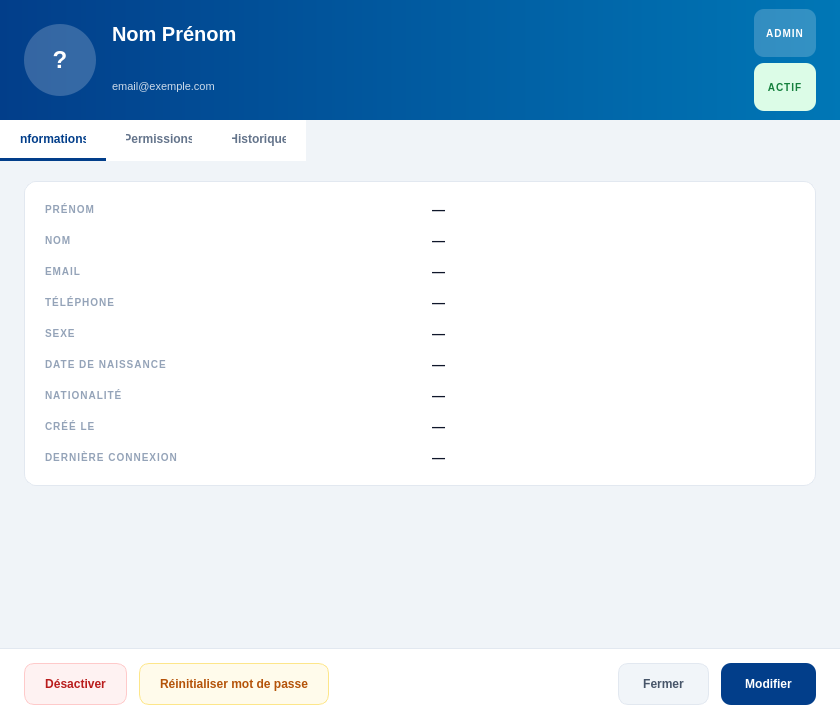
<?xml version="1.0" encoding="UTF-8"?>
<ui version="4.0">
 <class>Dialog</class>
 <widget class="QDialog" name="Dialog">
  <property name="geometry">
   <rect>
    <x>0</x>
    <y>0</y>
    <width>840</width>
    <height>720</height>
   </rect>
  </property>
  <property name="windowTitle">
   <string>Fiche utilisateur — Nova Pharma</string>
  </property>
  <property name="styleSheet">
   <string notr="true">QDialog#Dialog { background: #f0f4f8; }
QDialog#Dialog QLabel { background: transparent; }</string>
  </property>
  <layout class="QVBoxLayout" name="mainLayout">
   <property name="spacing">
    <number>0</number>
   </property>
   <property name="leftMargin">
    <number>0</number>
   </property>
   <property name="topMargin">
    <number>0</number>
   </property>
   <property name="rightMargin">
    <number>0</number>
   </property>
   <property name="bottomMargin">
    <number>0</number>
   </property>
   <item>
    <widget class="QFrame" name="header">
     <property name="minimumSize">
      <size>
       <width>0</width>
       <height>120</height>
      </size>
     </property>
     <property name="maximumSize">
      <size>
       <width>16777215</width>
       <height>120</height>
      </size>
     </property>
     <property name="styleSheet">
      <string notr="true">QFrame#header { background: qlineargradient(x1:0, y1:0, x2:1, y2:0, stop:0 #023E8A, stop:1 #0077B6); border: none; }
QFrame#header QLabel { background: transparent; color: #ffffff; }</string>
     </property>
     <layout class="QHBoxLayout" name="headerLayout">
      <property name="spacing">
       <number>16</number>
      </property>
      <property name="leftMargin">
       <number>24</number>
      </property>
      <property name="rightMargin">
       <number>24</number>
      </property>
      <item>
       <widget class="QLabel" name="lbl_avatar">
        <property name="minimumSize">
         <size>
          <width>72</width>
          <height>72</height>
         </size>
        </property>
        <property name="maximumSize">
         <size>
          <width>72</width>
          <height>72</height>
         </size>
        </property>
        <property name="styleSheet">
         <string notr="true">background: rgba(255,255,255,0.2); color: #ffffff; border-radius: 36px; font-size: 24px; font-weight: 800;</string>
        </property>
        <property name="text">
         <string>?</string>
        </property>
        <property name="alignment">
         <set>Qt::AlignmentFlag::AlignCenter</set>
        </property>
       </widget>
      </item>
      <item>
       <layout class="QVBoxLayout" name="headerInfoBox">
        <property name="spacing">
         <number>4</number>
        </property>
        <item>
         <widget class="QLabel" name="lbl_name">
          <property name="styleSheet">
           <string notr="true">font-size: 20px; font-weight: 800; color: #ffffff; background: transparent;</string>
          </property>
          <property name="text">
           <string>Nom Prénom</string>
          </property>
         </widget>
        </item>
        <item>
         <widget class="QLabel" name="lbl_email">
          <property name="styleSheet">
           <string notr="true">font-size: 11px; color: rgba(255,255,255,0.8); background: transparent;</string>
          </property>
          <property name="text">
           <string>email@exemple.com</string>
          </property>
         </widget>
        </item>
       </layout>
      </item>
      <item>
       <spacer name="headerSpacer">
        <property name="orientation">
         <enum>Qt::Orientation::Horizontal</enum>
        </property>
        <property name="sizeHint" stdset="0">
         <size>
          <width>40</width>
          <height>20</height>
         </size>
        </property>
       </spacer>
      </item>
      <item>
       <layout class="QVBoxLayout" name="headerBadgesBox">
        <property name="spacing">
         <number>6</number>
        </property>
        <item>
         <widget class="QLabel" name="lbl_role_badge">
          <property name="styleSheet">
           <string notr="true">background: rgba(255,255,255,0.2); color: #ffffff; padding: 4px 12px; border-radius: 10px; font-size: 10px; font-weight: 800; letter-spacing: 1px;</string>
          </property>
          <property name="text">
           <string>ADMIN</string>
          </property>
          <property name="alignment">
           <set>Qt::AlignmentFlag::AlignCenter</set>
          </property>
         </widget>
        </item>
        <item>
         <widget class="QLabel" name="lbl_status_badge">
          <property name="styleSheet">
           <string notr="true">background: #dcfce7; color: #15803d; padding: 4px 12px; border-radius: 10px; font-size: 10px; font-weight: 800; letter-spacing: 1px;</string>
          </property>
          <property name="text">
           <string>ACTIF</string>
          </property>
          <property name="alignment">
           <set>Qt::AlignmentFlag::AlignCenter</set>
          </property>
         </widget>
        </item>
       </layout>
      </item>
     </layout>
    </widget>
   </item>
   <item>
    <widget class="QTabWidget" name="tabs">
     <property name="styleSheet">
      <string notr="true">QTabWidget::pane { background: #f0f4f8; border: none; }
QTabBar { background: #ffffff; }
QTabBar::tab { background: #ffffff; color: #64748b; padding: 12px 20px; font-size: 12px; font-weight: 700; border: none; border-bottom: 3px solid transparent; }
QTabBar::tab:selected { color: #023E8A; border-bottom: 3px solid #023E8A; }
QTabBar::tab:hover:!selected { color: #0077B6; }</string>
     </property>
     <property name="currentIndex">
      <number>0</number>
     </property>
     <widget class="QWidget" name="tab_infos">
      <property name="styleSheet">
       <string notr="true">QWidget#tab_infos { background: #f0f4f8; }</string>
      </property>
      <attribute name="title">
       <string>Informations</string>
      </attribute>
      <layout class="QVBoxLayout" name="tabInfosLayout">
       <property name="spacing">
        <number>12</number>
       </property>
       <property name="leftMargin">
        <number>24</number>
       </property>
       <property name="topMargin">
        <number>20</number>
       </property>
       <property name="rightMargin">
        <number>24</number>
       </property>
       <property name="bottomMargin">
        <number>20</number>
       </property>
       <item>
        <widget class="QFrame" name="info_card">
         <property name="styleSheet">
          <string notr="true">QFrame#info_card { background: #ffffff; border: 1px solid #e2e8f0; border-radius: 12px; }
QFrame#info_card QLabel { background: transparent; }</string>
         </property>
         <layout class="QGridLayout" name="infoGrid">
          <property name="leftMargin">
           <number>20</number>
          </property>
          <property name="topMargin">
           <number>20</number>
          </property>
          <property name="rightMargin">
           <number>20</number>
          </property>
          <property name="bottomMargin">
           <number>20</number>
          </property>
          <property name="horizontalSpacing">
           <number>24</number>
          </property>
          <property name="verticalSpacing">
           <number>16</number>
          </property>
          <item row="0" column="0">
           <widget class="QLabel" name="lbl_k_prenom">
            <property name="styleSheet">
             <string notr="true">color: #94a3b8; font-size: 10px; font-weight: 800; letter-spacing: 1px;</string>
            </property>
            <property name="text">
             <string>PRÉNOM</string>
            </property>
           </widget>
          </item>
          <item row="0" column="1">
           <widget class="QLabel" name="val_prenom">
            <property name="styleSheet">
             <string notr="true">color: #0f172a; font-size: 13px; font-weight: 600;</string>
            </property>
            <property name="text">
             <string>—</string>
            </property>
           </widget>
          </item>
          <item row="1" column="0">
           <widget class="QLabel" name="lbl_k_nom">
            <property name="styleSheet">
             <string notr="true">color: #94a3b8; font-size: 10px; font-weight: 800; letter-spacing: 1px;</string>
            </property>
            <property name="text">
             <string>NOM</string>
            </property>
           </widget>
          </item>
          <item row="1" column="1">
           <widget class="QLabel" name="val_nom">
            <property name="styleSheet">
             <string notr="true">color: #0f172a; font-size: 13px; font-weight: 600;</string>
            </property>
            <property name="text">
             <string>—</string>
            </property>
           </widget>
          </item>
          <item row="2" column="0">
           <widget class="QLabel" name="lbl_k_email">
            <property name="styleSheet">
             <string notr="true">color: #94a3b8; font-size: 10px; font-weight: 800; letter-spacing: 1px;</string>
            </property>
            <property name="text">
             <string>EMAIL</string>
            </property>
           </widget>
          </item>
          <item row="2" column="1">
           <widget class="QLabel" name="val_email">
            <property name="styleSheet">
             <string notr="true">color: #0f172a; font-size: 13px; font-weight: 600;</string>
            </property>
            <property name="text">
             <string>—</string>
            </property>
           </widget>
          </item>
          <item row="3" column="0">
           <widget class="QLabel" name="lbl_k_numero">
            <property name="styleSheet">
             <string notr="true">color: #94a3b8; font-size: 10px; font-weight: 800; letter-spacing: 1px;</string>
            </property>
            <property name="text">
             <string>TÉLÉPHONE</string>
            </property>
           </widget>
          </item>
          <item row="3" column="1">
           <widget class="QLabel" name="val_numero">
            <property name="styleSheet">
             <string notr="true">color: #0f172a; font-size: 13px; font-weight: 600;</string>
            </property>
            <property name="text">
             <string>—</string>
            </property>
           </widget>
          </item>
          <item row="4" column="0">
           <widget class="QLabel" name="lbl_k_sexe">
            <property name="styleSheet">
             <string notr="true">color: #94a3b8; font-size: 10px; font-weight: 800; letter-spacing: 1px;</string>
            </property>
            <property name="text">
             <string>SEXE</string>
            </property>
           </widget>
          </item>
          <item row="4" column="1">
           <widget class="QLabel" name="val_sexe">
            <property name="styleSheet">
             <string notr="true">color: #0f172a; font-size: 13px; font-weight: 600;</string>
            </property>
            <property name="text">
             <string>—</string>
            </property>
           </widget>
          </item>
          <item row="5" column="0">
           <widget class="QLabel" name="lbl_k_ddn">
            <property name="styleSheet">
             <string notr="true">color: #94a3b8; font-size: 10px; font-weight: 800; letter-spacing: 1px;</string>
            </property>
            <property name="text">
             <string>DATE DE NAISSANCE</string>
            </property>
           </widget>
          </item>
          <item row="5" column="1">
           <widget class="QLabel" name="val_ddn">
            <property name="styleSheet">
             <string notr="true">color: #0f172a; font-size: 13px; font-weight: 600;</string>
            </property>
            <property name="text">
             <string>—</string>
            </property>
           </widget>
          </item>
          <item row="6" column="0">
           <widget class="QLabel" name="lbl_k_natio">
            <property name="styleSheet">
             <string notr="true">color: #94a3b8; font-size: 10px; font-weight: 800; letter-spacing: 1px;</string>
            </property>
            <property name="text">
             <string>NATIONALITÉ</string>
            </property>
           </widget>
          </item>
          <item row="6" column="1">
           <widget class="QLabel" name="val_natio">
            <property name="styleSheet">
             <string notr="true">color: #0f172a; font-size: 13px; font-weight: 600;</string>
            </property>
            <property name="text">
             <string>—</string>
            </property>
           </widget>
          </item>
          <item row="7" column="0">
           <widget class="QLabel" name="lbl_k_created">
            <property name="styleSheet">
             <string notr="true">color: #94a3b8; font-size: 10px; font-weight: 800; letter-spacing: 1px;</string>
            </property>
            <property name="text">
             <string>CRÉÉ LE</string>
            </property>
           </widget>
          </item>
          <item row="7" column="1">
           <widget class="QLabel" name="val_created">
            <property name="styleSheet">
             <string notr="true">color: #0f172a; font-size: 13px; font-weight: 600;</string>
            </property>
            <property name="text">
             <string>—</string>
            </property>
           </widget>
          </item>
          <item row="8" column="0">
           <widget class="QLabel" name="lbl_k_last">
            <property name="styleSheet">
             <string notr="true">color: #94a3b8; font-size: 10px; font-weight: 800; letter-spacing: 1px;</string>
            </property>
            <property name="text">
             <string>DERNIÈRE CONNEXION</string>
            </property>
           </widget>
          </item>
          <item row="8" column="1">
           <widget class="QLabel" name="val_last">
            <property name="styleSheet">
             <string notr="true">color: #0f172a; font-size: 13px; font-weight: 600;</string>
            </property>
            <property name="text">
             <string>—</string>
            </property>
           </widget>
          </item>
         </layout>
        </widget>
       </item>
       <item>
        <spacer name="infosSpacer">
         <property name="orientation">
          <enum>Qt::Orientation::Vertical</enum>
         </property>
         <property name="sizeHint" stdset="0">
          <size>
           <width>20</width>
           <height>40</height>
          </size>
         </property>
        </spacer>
       </item>
      </layout>
     </widget>
     <widget class="QWidget" name="tab_perms">
      <property name="styleSheet">
       <string notr="true">QWidget#tab_perms { background: #f0f4f8; }</string>
      </property>
      <attribute name="title">
       <string>Permissions</string>
      </attribute>
      <layout class="QVBoxLayout" name="tabPermsLayout">
       <property name="spacing">
        <number>12</number>
       </property>
       <property name="leftMargin">
        <number>24</number>
       </property>
       <property name="topMargin">
        <number>20</number>
       </property>
       <property name="rightMargin">
        <number>24</number>
       </property>
       <property name="bottomMargin">
        <number>20</number>
       </property>
       <item>
        <widget class="QLabel" name="lbl_perms_info">
         <property name="styleSheet">
          <string notr="true">color: #64748b; font-size: 11px; padding: 8px 12px; background: #eff6ff; border: 1px solid #bfdbfe; border-radius: 8px;</string>
         </property>
         <property name="text">
          <string>Permissions actives pour cet utilisateur (lecture seule).</string>
         </property>
         <property name="wordWrap">
          <bool>true</bool>
         </property>
        </widget>
       </item>
       <item>
        <widget class="QScrollArea" name="perms_scroll">
         <property name="styleSheet">
          <string notr="true">QScrollArea { background: transparent; border: none; }</string>
         </property>
         <property name="frameShape">
          <enum>QFrame::Shape::NoFrame</enum>
         </property>
         <property name="widgetResizable">
          <bool>true</bool>
         </property>
         <widget class="QWidget" name="perms_scroll_content">
          <property name="geometry">
           <rect>
            <x>0</x>
            <y>0</y>
            <width>792</width>
            <height>399</height>
           </rect>
          </property>
          <property name="styleSheet">
           <string notr="true">QWidget#perms_scroll_content { background: transparent; }</string>
          </property>
          <layout class="QVBoxLayout" name="permsListLayout">
           <property name="spacing">
            <number>8</number>
           </property>
          </layout>
         </widget>
        </widget>
       </item>
      </layout>
     </widget>
     <widget class="QWidget" name="tab_history">
      <property name="styleSheet">
       <string notr="true">QWidget#tab_history { background: #f0f4f8; }</string>
      </property>
      <attribute name="title">
       <string>Historique</string>
      </attribute>
      <layout class="QVBoxLayout" name="tabHistoryLayout">
       <property name="spacing">
        <number>12</number>
       </property>
       <property name="leftMargin">
        <number>24</number>
       </property>
       <property name="topMargin">
        <number>20</number>
       </property>
       <property name="rightMargin">
        <number>24</number>
       </property>
       <property name="bottomMargin">
        <number>20</number>
       </property>
       <item>
        <widget class="QTableWidget" name="history_table">
         <property name="styleSheet">
          <string notr="true">QTableWidget { background: #ffffff; border: 1px solid #e2e8f0; border-radius: 12px; gridline-color: transparent; color: #0f172a; }
QTableWidget::item { padding: 6px; }
QHeaderView::section { background: #f8fafc; color: #64748b; padding: 8px; border: none; border-bottom: 1px solid #e2e8f0; font-size: 10px; font-weight: 800; }</string>
         </property>
         <property name="selectionBehavior">
          <enum>QAbstractItemView::SelectionBehavior::SelectRows</enum>
         </property>
         <column>
          <property name="text">
           <string>DATE</string>
          </property>
         </column>
         <column>
          <property name="text">
           <string>ACTION</string>
          </property>
         </column>
         <column>
          <property name="text">
           <string>DÉTAILS</string>
          </property>
         </column>
        </widget>
       </item>
      </layout>
     </widget>
    </widget>
   </item>
   <item>
    <widget class="QFrame" name="footer">
     <property name="minimumSize">
      <size>
       <width>0</width>
       <height>72</height>
      </size>
     </property>
     <property name="maximumSize">
      <size>
       <width>16777215</width>
       <height>72</height>
      </size>
     </property>
     <property name="styleSheet">
      <string notr="true">QFrame#footer { background: #ffffff; border-top: 1px solid #e2e8f0; }</string>
     </property>
     <layout class="QHBoxLayout" name="footerLayout">
      <property name="spacing">
       <number>12</number>
      </property>
      <property name="leftMargin">
       <number>24</number>
      </property>
      <property name="rightMargin">
       <number>24</number>
      </property>
      <item>
       <widget class="QPushButton" name="btn_delete">
        <property name="minimumSize">
         <size>
          <width>0</width>
          <height>42</height>
         </size>
        </property>
        <property name="cursor">
         <cursorShape>PointingHandCursor</cursorShape>
        </property>
        <property name="styleSheet">
         <string notr="true">QPushButton { background: #fef2f2; color: #b91c1c; border: 1px solid #fecaca; border-radius: 10px; font-size: 12px; font-weight: 700; padding: 0 20px; }
QPushButton:hover { background: #fee2e2; }</string>
        </property>
        <property name="text">
         <string>Désactiver</string>
        </property>
        <property name="icon">
         <iconset resource="../Icon.qrc">
          <normaloff>:/Icon/Icons/x-circle.svg</normaloff>:/Icon/Icons/x-circle.svg</iconset>
        </property>
        <property name="iconSize">
         <size>
          <width>16</width>
          <height>16</height>
         </size>
        </property>
       </widget>
      </item>
      <item>
       <widget class="QPushButton" name="btn_reset_pwd">
        <property name="minimumSize">
         <size>
          <width>0</width>
          <height>42</height>
         </size>
        </property>
        <property name="cursor">
         <cursorShape>PointingHandCursor</cursorShape>
        </property>
        <property name="styleSheet">
         <string notr="true">QPushButton { background: #fffbeb; color: #b45309; border: 1px solid #fde68a; border-radius: 10px; font-size: 12px; font-weight: 700; padding: 0 20px; }
QPushButton:hover { background: #fef3c7; }</string>
        </property>
        <property name="text">
         <string>Réinitialiser mot de passe</string>
        </property>
        <property name="icon">
         <iconset resource="../Icon.qrc">
          <normaloff>:/Icon/Icons/key.svg</normaloff>:/Icon/Icons/key.svg</iconset>
        </property>
        <property name="iconSize">
         <size>
          <width>16</width>
          <height>16</height>
         </size>
        </property>
       </widget>
      </item>
      <item>
       <spacer name="footerSpacer">
        <property name="orientation">
         <enum>Qt::Orientation::Horizontal</enum>
        </property>
        <property name="sizeHint" stdset="0">
         <size>
          <width>40</width>
          <height>20</height>
         </size>
        </property>
       </spacer>
      </item>
      <item>
       <widget class="QPushButton" name="btn_close">
        <property name="minimumSize">
         <size>
          <width>0</width>
          <height>42</height>
         </size>
        </property>
        <property name="cursor">
         <cursorShape>PointingHandCursor</cursorShape>
        </property>
        <property name="styleSheet">
         <string notr="true">QPushButton { background: #f1f5f9; color: #475569; border: 1px solid #e2e8f0; border-radius: 10px; font-size: 12px; font-weight: 700; padding: 0 24px; }
QPushButton:hover { background: #e2e8f0; }</string>
        </property>
        <property name="text">
         <string>Fermer</string>
        </property>
       </widget>
      </item>
      <item>
       <widget class="QPushButton" name="btn_edit">
        <property name="minimumSize">
         <size>
          <width>0</width>
          <height>42</height>
         </size>
        </property>
        <property name="cursor">
         <cursorShape>PointingHandCursor</cursorShape>
        </property>
        <property name="styleSheet">
         <string notr="true">QPushButton { background: #023E8A; color: #ffffff; border: none; border-radius: 10px; font-size: 12px; font-weight: 800; padding: 0 24px; }
QPushButton:hover { background: #0077B6; }</string>
        </property>
        <property name="text">
         <string>Modifier</string>
        </property>
        <property name="icon">
         <iconset resource="../Icon.qrc">
          <normaloff>:/Icon/Icons/edit_white.svg</normaloff>:/Icon/Icons/edit_white.svg</iconset>
        </property>
        <property name="iconSize">
         <size>
          <width>16</width>
          <height>16</height>
         </size>
        </property>
       </widget>
      </item>
     </layout>
    </widget>
   </item>
  </layout>
 </widget>
 <resources>
  <include location="../Icon.qrc"/>
 </resources>
 <connections/>
</ui>
